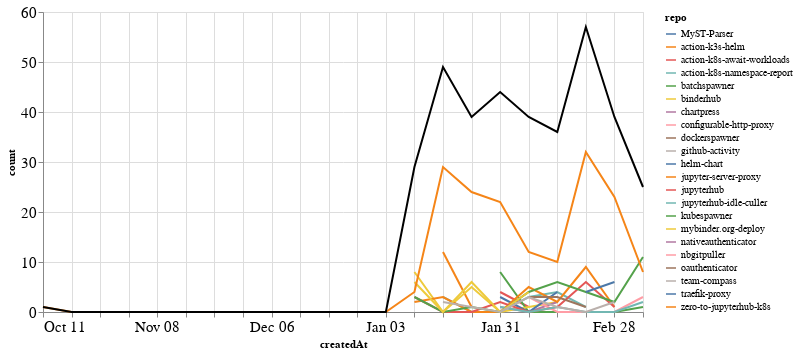

The notebook cell saved with this chart:
### Markdown cell above
### Comments

### Code cell
comments_time = comments.groupby('repo').resample('W', on='createdAt').count()['author'].reset_index()
comments_time = comments_time.rename(columns={'author': 'count'})
comments_time_total = comments_time.groupby('createdAt').agg({"count": "sum"}).reset_index()
ch1 = alt.Chart(comments_time, width=600).mark_line().encode(
    x='createdAt',
    y='count',
    color='repo',
    tooltip="repo"
)

ch2 = alt.Chart(comments_time_total, width=600).mark_line(color="black").encode(
    x='createdAt',
    y='count',
)

ch1 + ch2

### Figure 1 — Vega-Lite specification as saved in the notebook (floating-point values rounded to 4 significant figures)
{"config": {"axisLeft": {"labelFontSize": 15}, "axisBottom": {"labelFontSize": 15}}, "layer": [{"data": {"name": "data-620ee0884258faa51b6edcc08703bbe1"}, "mark": "line", "encoding": {"color": {"type": "nominal", "field": "repo"}, "tooltip": {"type": "nominal", "field": "repo"}, "x": {"type": "temporal", "field": "createdAt"}, "y": {"type": "quantitative", "field": "count"}}, "width": 600}, {"data": {"name": "data-8d6367a45c779183056ffb8cfdaff916"}, "mark": {"type": "line", "color": "black"}, "encoding": {"x": {"type": "temporal", "field": "createdAt"}, "y": {"type": "quantitative", "field": "count"}}, "width": 600}], "$schema": "https://vega.github.io/schema/vega-lite/v4.8.1.json", "datasets": {"data-620ee0884258faa51b6edcc08703bbe1": [{"repo": "MyST-Parser", "createdAt": "2021-01-24T00:00:00", "count": 1}, {"repo": "action-k3s-helm", "createdAt": "2021-01-17T00:00:00", "count": 12}, {"repo": "action-k3s-helm", "createdAt": "2021-01-24T00:00:00", "count": 1}, {"repo": "action-k8s-await-workloads", "createdAt": "2021-01-31T00:00:00", "count": 4}, {"repo": "action-k8s-await-workloads", "createdAt": "2021-02-07T00:00:00", "count": 1}, {"repo": "action-k8s-namespace-report", "createdAt": "2021-01-17T00:00:00", "count": 3}, {"repo": "action-k8s-namespace-report", "createdAt": "2021-01-24T00:00:00", "count": 0}, {"repo": "action-k8s-namespace-report", "createdAt": "2021-01-31T00:00:00", "count": 0}, {"repo": "action-k8s-namespace-report", "createdAt": "2021-02-07T00:00:00", "count": 3}, {"repo": "action-k8s-namespace-report", "createdAt": "2021-02-14T00:00:00", "count": 4}, {"repo": "action-k8s-namespace-report", "createdAt": "2021-02-21T00:00:00", "count": 1}, {"repo": "batchspawner", "createdAt": "2021-01-31T00:00:00", "count": 8}, {"repo": "batchspawner", "createdAt": "2021-02-07T00:00:00", "count": 0}, {"repo": "batchspawner", "createdAt": "2021-02-14T00:00:00", "count": 0}, {"repo": "batchspawner", "createdAt": "2021-02-21T00:00:00", "count": 0}, {"repo": "batchspawner", "createdAt": "2021-02-28T00:00:00", "count": 0}, {"repo": "batchspawner", "createdAt": "2021-03-07T00:00:00", "count": 1}, {"repo": "binderhub", "createdAt": "2021-01-10T00:00:00", "count": 8}, {"repo": "binderhub", "createdAt": "2021-01-17T00:00:00", "count": 0}, {"repo": "binderhub", "createdAt": "2021-01-24T00:00:00", "count": 5}, {"repo": "binderhub", "createdAt": "2021-01-31T00:00:00", "count": 0}, {"repo": "binderhub", "createdAt": "2021-02-07T00:00:00", "count": 1}, {"repo": "binderhub", "createdAt": "2021-02-14T00:00:00", "count": 2}, {"repo": "chartpress", "createdAt": "2021-01-31T00:00:00", "count": 1}, {"repo": "chartpress", "createdAt": "2021-02-07T00:00:00", "count": 0}, {"repo": "chartpress", "createdAt": "2021-02-14T00:00:00", "count": 2}, {"repo": "configurable-http-proxy", "createdAt": "2021-02-07T00:00:00", "count": 3}, {"repo": "configurable-http-proxy", "createdAt": "2021-02-14T00:00:00", "count": 0}, {"repo": "configurable-http-proxy", "createdAt": "2021-02-21T00:00:00", "count": 0}, {"repo": "configurable-http-proxy", "createdAt": "2021-02-28T00:00:00", "count": 0}, {"repo": "configurable-http-proxy", "createdAt": "2021-03-07T00:00:00", "count": 3}, {"repo": "dockerspawner", "createdAt": "2021-02-28T00:00:00", "count": 2}, {"repo": "github-activity", "createdAt": "2021-02-28T00:00:00", "count": 2}, {"repo": "helm-chart", "createdAt": "2021-01-31T00:00:00", "count": 3}, {"repo": "helm-chart", "createdAt": "2021-02-07T00:00:00", "count": 0}, {"repo": "helm-chart", "createdAt": "2021-02-14T00:00:00", "count": 4}, {"repo": "jupyter-server-proxy", "createdAt": "2021-01-10T00:00:00", "count": 2}, {"repo": "jupyter-server-proxy", "createdAt": "2021-01-17T00:00:00", "count": 3}, {"repo": "jupyter-server-proxy", "createdAt": "2021-01-24T00:00:00", "count": 0}, {"repo": "jupyter-server-proxy", "createdAt": "2021-01-31T00:00:00", "count": 0}, {"repo": "jupyter-server-proxy", "createdAt": "2021-02-07T00:00:00", "count": 5}, {"repo": "jupyter-server-proxy", "createdAt": "2021-02-14T00:00:00", "count": 2}, {"repo": "jupyter-server-proxy", "createdAt": "2021-02-21T00:00:00", "count": 9}, {"repo": "jupyter-server-proxy", "createdAt": "2021-02-28T00:00:00", "count": 1}, {"repo": "jupyterhub", "createdAt": "2021-01-10T00:00:00", "count": 3}, {"repo": "jupyterhub", "createdAt": "2021-01-17T00:00:00", "count": 0}, {"repo": "jupyterhub", "createdAt": "2021-01-24T00:00:00", "count": 0}, {"repo": "jupyterhub", "createdAt": "2021-01-31T00:00:00", "count": 2}, {"repo": "jupyterhub", "createdAt": "2021-02-07T00:00:00", "count": 0}, {"repo": "jupyterhub", "createdAt": "2021-02-14T00:00:00", "count": 1}, {"repo": "jupyterhub", "createdAt": "2021-02-21T00:00:00", "count": 6}, {"repo": "jupyterhub", "createdAt": "2021-02-28T00:00:00", "count": 1}, {"repo": "jupyterhub-idle-culler", "createdAt": "2021-01-31T00:00:00", "count": 1}, {"repo": "jupyterhub-idle-culler", "createdAt": "2021-02-07T00:00:00", "count": 0}, {"repo": "jupyterhub-idle-culler", "createdAt": "2021-02-14T00:00:00", "count": 1}, {"repo": "jupyterhub-idle-culler", "createdAt": "2021-02-21T00:00:00", "count": 0}, {"repo": "jupyterhub-idle-culler", "createdAt": "2021-02-28T00:00:00", "count": 0}, {"repo": "jupyterhub-idle-culler", "createdAt": "2021-03-07T00:00:00", "count": 2}, {"repo": "kubespawner", "createdAt": "2021-01-10T00:00:00", "count": 3}, {"repo": "kubespawner", "createdAt": "2021-01-17T00:00:00", "count": 0}, {"repo": "kubespawner", "createdAt": "2021-01-24T00:00:00", "count": 1}, {"repo": "kubespawner", "createdAt": "2021-01-31T00:00:00", "count": 0}, {"repo": "kubespawner", "createdAt": "2021-02-07T00:00:00", "count": 4}, {"repo": "kubespawner", "createdAt": "2021-02-14T00:00:00", "count": 6}, {"repo": "kubespawner", "createdAt": "2021-02-21T00:00:00", "count": 4}, {"repo": "kubespawner", "createdAt": "2021-02-28T00:00:00", "count": 2}, {"repo": "kubespawner", "createdAt": "2021-03-07T00:00:00", "count": 11}, {"repo": "mybinder.org-deploy", "createdAt": "2021-01-10T00:00:00", "count": 6}, {"repo": "mybinder.org-deploy", "createdAt": "2021-01-17T00:00:00", "count": 0}, {"repo": "mybinder.org-deploy", "createdAt": "2021-01-24T00:00:00", "count": 6}, {"repo": "mybinder.org-deploy", "createdAt": "2021-01-31T00:00:00", "count": 0}, {"repo": "mybinder.org-deploy", "createdAt": "2021-02-07T00:00:00", "count": 4}, {"repo": "nativeauthenticator", "createdAt": "2021-01-31T00:00:00", "count": 3}, {"repo": "nbgitpuller", "createdAt": "2021-01-10T00:00:00", "count": 3}, {"repo": "oauthenticator", "createdAt": "2021-02-07T00:00:00", "count": 3}, {"repo": "oauthenticator", "createdAt": "2021-02-14T00:00:00", "count": 3}, {"repo": "oauthenticator", "createdAt": "2021-02-21T00:00:00", "count": 1}, {"repo": "team-compass", "createdAt": "2021-01-17T00:00:00", "count": 2}, {"repo": "team-compass", "createdAt": "2021-01-24T00:00:00", "count": 1}, {"repo": "team-compass", "createdAt": "2021-01-31T00:00:00", "count": 0}, {"repo": "team-compass", "createdAt": "2021-02-07T00:00:00", "count": 3}, {"repo": "team-compass", "createdAt": "2021-02-14T00:00:00", "count": 1}, {"repo": "team-compass", "createdAt": "2021-02-21T00:00:00", "count": 0}, {"repo": "team-compass", "createdAt": "2021-02-28T00:00:00", "count": 2}, {"repo": "traefik-proxy", "createdAt": "2021-02-21T00:00:00", "count": 4}, {"repo": "traefik-proxy", "createdAt": "2021-02-28T00:00:00", "count": 6}, {"repo": "zero-to-jupyterhub-k8s", "createdAt": "2020-10-11T00:00:00", "count": 1}, {"repo": "zero-to-jupyterhub-k8s", "createdAt": "2020-10-18T00:00:00", "count": 0}, {"repo": "zero-to-jupyterhub-k8s", "createdAt": "2020-10-25T00:00:00", "count": 0}, {"repo": "zero-to-jupyterhub-k8s", "createdAt": "2020-11-01T00:00:00", "count": 0}, {"repo": "zero-to-jupyterhub-k8s", "createdAt": "2020-11-08T00:00:00", "count": 0}, {"repo": "zero-to-jupyterhub-k8s", "createdAt": "2020-11-15T00:00:00", "count": 0}, {"repo": "zero-to-jupyterhub-k8s", "createdAt": "2020-11-22T00:00:00", "count": 0}, {"repo": "zero-to-jupyterhub-k8s", "createdAt": "2020-11-29T00:00:00", "count": 0}, {"repo": "zero-to-jupyterhub-k8s", "createdAt": "2020-12-06T00:00:00", "count": 0}, {"repo": "zero-to-jupyterhub-k8s", "createdAt": "2020-12-13T00:00:00", "count": 0}, {"repo": "zero-to-jupyterhub-k8s", "createdAt": "2020-12-20T00:00:00", "count": 0}, {"repo": "zero-to-jupyterhub-k8s", "createdAt": "2020-12-27T00:00:00", "count": 0}, {"repo": "zero-to-jupyterhub-k8s", "createdAt": "2021-01-03T00:00:00", "count": 0}, {"repo": "zero-to-jupyterhub-k8s", "createdAt": "2021-01-10T00:00:00", "count": 4}, {"repo": "zero-to-jupyterhub-k8s", "createdAt": "2021-01-17T00:00:00", "count": 29}, {"repo": "zero-to-jupyterhub-k8s", "createdAt": "2021-01-24T00:00:00", "count": 24}, {"repo": "zero-to-jupyterhub-k8s", "createdAt": "2021-01-31T00:00:00", "count": 22}, {"repo": "zero-to-jupyterhub-k8s", "createdAt": "2021-02-07T00:00:00", "count": 12}, {"repo": "zero-to-jupyterhub-k8s", "createdAt": "2021-02-14T00:00:00", "count": 10}, {"repo": "zero-to-jupyterhub-k8s", "createdAt": "2021-02-21T00:00:00", "count": 32}, {"repo": "zero-to-jupyterhub-k8s", "createdAt": "2021-02-28T00:00:00", "count": 23}, {"repo": "zero-to-jupyterhub-k8s", "createdAt": "2021-03-07T00:00:00", "count": 8}], "data-8d6367a45c779183056ffb8cfdaff916": [{"createdAt": "2020-10-11T00:00:00", "count": 1}, {"createdAt": "2020-10-18T00:00:00", "count": 0}, {"createdAt": "2020-10-25T00:00:00", "count": 0}, {"createdAt": "2020-11-01T00:00:00", "count": 0}, {"createdAt": "2020-11-08T00:00:00", "count": 0}, {"createdAt": "2020-11-15T00:00:00", "count": 0}, {"createdAt": "2020-11-22T00:00:00", "count": 0}, {"createdAt": "2020-11-29T00:00:00", "count": 0}, {"createdAt": "2020-12-06T00:00:00", "count": 0}, {"createdAt": "2020-12-13T00:00:00", "count": 0}, {"createdAt": "2020-12-20T00:00:00", "count": 0}, {"createdAt": "2020-12-27T00:00:00", "count": 0}, {"createdAt": "2021-01-03T00:00:00", "count": 0}, {"createdAt": "2021-01-10T00:00:00", "count": 29}, {"createdAt": "2021-01-17T00:00:00", "count": 49}, {"createdAt": "2021-01-24T00:00:00", "count": 39}, {"createdAt": "2021-01-31T00:00:00", "count": 44}, {"createdAt": "2021-02-07T00:00:00", "count": 39}, {"createdAt": "2021-02-14T00:00:00", "count": 36}, {"createdAt": "2021-02-21T00:00:00", "count": 57}, {"createdAt": "2021-02-28T00:00:00", "count": 39}, {"createdAt": "2021-03-07T00:00:00", "count": 25}]}}
